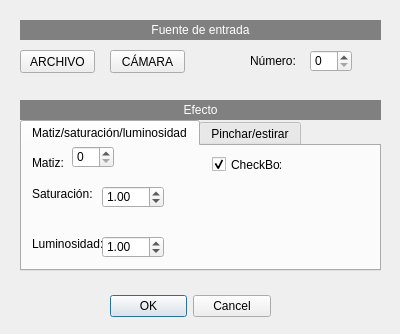
<?xml version="1.0" encoding="UTF-8"?>
<ui version="4.0">
 <class>copiar_video_ui</class>
 <widget class="QDialog" name="copiar_video_ui">
  <property name="geometry">
   <rect>
    <x>0</x>
    <y>0</y>
    <width>400</width>
    <height>334</height>
   </rect>
  </property>
  <property name="windowTitle">
   <string>Dialog</string>
  </property>
  <widget class="QDialogButtonBox" name="buttonBox">
   <property name="geometry">
    <rect>
     <x>110</x>
     <y>290</y>
     <width>161</width>
     <height>32</height>
    </rect>
   </property>
   <property name="orientation">
    <enum>Qt::Horizontal</enum>
   </property>
   <property name="standardButtons">
    <set>QDialogButtonBox::Cancel|QDialogButtonBox::Ok</set>
   </property>
  </widget>
  <widget class="QLabel" name="label_3">
   <property name="geometry">
    <rect>
     <x>20</x>
     <y>20</y>
     <width>361</width>
     <height>20</height>
    </rect>
   </property>
   <property name="styleSheet">
    <string notr="true">background-color: rgb(128, 128, 128);
color: rgb(255, 255, 255);</string>
   </property>
   <property name="text">
    <string>Fuente de entrada</string>
   </property>
   <property name="alignment">
    <set>Qt::AlignCenter</set>
   </property>
  </widget>
  <widget class="QPushButton" name="pushButton">
   <property name="geometry">
    <rect>
     <x>20</x>
     <y>50</y>
     <width>75</width>
     <height>23</height>
    </rect>
   </property>
   <property name="text">
    <string>ARCHIVO</string>
   </property>
   <property name="checkable">
    <bool>true</bool>
   </property>
   <property name="autoExclusive">
    <bool>true</bool>
   </property>
  </widget>
  <widget class="QPushButton" name="pushButton_2">
   <property name="geometry">
    <rect>
     <x>110</x>
     <y>50</y>
     <width>75</width>
     <height>23</height>
    </rect>
   </property>
   <property name="text">
    <string>CÁMARA</string>
   </property>
   <property name="checkable">
    <bool>true</bool>
   </property>
   <property name="autoExclusive">
    <bool>true</bool>
   </property>
  </widget>
  <widget class="QLabel" name="label">
   <property name="geometry">
    <rect>
     <x>250</x>
     <y>50</y>
     <width>47</width>
     <height>21</height>
    </rect>
   </property>
   <property name="text">
    <string>Número:</string>
   </property>
  </widget>
  <widget class="QSpinBox" name="spinBox">
   <property name="geometry">
    <rect>
     <x>310</x>
     <y>50</y>
     <width>42</width>
     <height>22</height>
    </rect>
   </property>
  </widget>
  <widget class="QTabWidget" name="tabWidget">
   <property name="geometry">
    <rect>
     <x>20</x>
     <y>120</y>
     <width>361</width>
     <height>151</height>
    </rect>
   </property>
   <property name="currentIndex">
    <number>0</number>
   </property>
   <widget class="QWidget" name="tab">
    <attribute name="title">
     <string>Matiz/saturación/luminosidad</string>
    </attribute>
    <widget class="QLabel" name="label_2">
     <property name="geometry">
      <rect>
       <x>10</x>
       <y>10</y>
       <width>47</width>
       <height>13</height>
      </rect>
     </property>
     <property name="text">
      <string>Matiz:</string>
     </property>
    </widget>
    <widget class="QSpinBox" name="spinBox_2">
     <property name="geometry">
      <rect>
       <x>50</x>
       <y>0</y>
       <width>42</width>
       <height>22</height>
      </rect>
     </property>
     <property name="maximum">
      <number>360</number>
     </property>
    </widget>
    <widget class="QLabel" name="label_5">
     <property name="geometry">
      <rect>
       <x>10</x>
       <y>90</y>
       <width>71</width>
       <height>16</height>
      </rect>
     </property>
     <property name="text">
      <string>Luminosidad:</string>
     </property>
    </widget>
    <widget class="QLabel" name="label_6">
     <property name="geometry">
      <rect>
       <x>10</x>
       <y>40</y>
       <width>61</width>
       <height>16</height>
      </rect>
     </property>
     <property name="text">
      <string>Saturación:</string>
     </property>
    </widget>
    <widget class="QDoubleSpinBox" name="doubleSpinBox">
     <property name="geometry">
      <rect>
       <x>80</x>
       <y>40</y>
       <width>62</width>
       <height>22</height>
      </rect>
     </property>
     <property name="value">
      <double>1.000000000000000</double>
     </property>
    </widget>
    <widget class="QDoubleSpinBox" name="doubleSpinBox_2">
     <property name="geometry">
      <rect>
       <x>80</x>
       <y>90</y>
       <width>62</width>
       <height>22</height>
      </rect>
     </property>
     <property name="value">
      <double>1.000000000000000</double>
     </property>
    </widget>
    <widget class="QCheckBox" name="checkBox">
     <property name="geometry">
      <rect>
       <x>190</x>
       <y>10</y>
       <width>70</width>
       <height>17</height>
      </rect>
     </property>
     <property name="text">
      <string>CheckBox</string>
     </property>
     <property name="checked">
      <bool>true</bool>
     </property>
    </widget>
   </widget>
   <widget class="QWidget" name="tab_2">
    <attribute name="title">
     <string>Pinchar/estirar</string>
    </attribute>
    <widget class="QDoubleSpinBox" name="doubleSpinBox_3">
     <property name="geometry">
      <rect>
       <x>90</x>
       <y>90</y>
       <width>62</width>
       <height>22</height>
      </rect>
     </property>
     <property name="minimum">
      <double>-60.000000000000000</double>
     </property>
     <property name="maximum">
      <double>60.000000000000000</double>
     </property>
     <property name="value">
      <double>30.000000000000000</double>
     </property>
    </widget>
    <widget class="QDoubleSpinBox" name="doubleSpinBox_4">
     <property name="geometry">
      <rect>
       <x>90</x>
       <y>40</y>
       <width>62</width>
       <height>22</height>
      </rect>
     </property>
     <property name="maximum">
      <double>1000.000000000000000</double>
     </property>
     <property name="value">
      <double>200.000000000000000</double>
     </property>
    </widget>
    <widget class="QLabel" name="label_7">
     <property name="geometry">
      <rect>
       <x>20</x>
       <y>10</y>
       <width>16</width>
       <height>16</height>
      </rect>
     </property>
     <property name="text">
      <string>X:</string>
     </property>
    </widget>
    <widget class="QLabel" name="label_8">
     <property name="geometry">
      <rect>
       <x>20</x>
       <y>90</y>
       <width>71</width>
       <height>16</height>
      </rect>
     </property>
     <property name="text">
      <string>Grado:</string>
     </property>
    </widget>
    <widget class="QSpinBox" name="spinBox_3">
     <property name="geometry">
      <rect>
       <x>40</x>
       <y>10</y>
       <width>42</width>
       <height>22</height>
      </rect>
     </property>
     <property name="maximum">
      <number>1000</number>
     </property>
     <property name="value">
      <number>100</number>
     </property>
    </widget>
    <widget class="QLabel" name="label_9">
     <property name="geometry">
      <rect>
       <x>20</x>
       <y>40</y>
       <width>61</width>
       <height>16</height>
      </rect>
     </property>
     <property name="text">
      <string>Radio:</string>
     </property>
    </widget>
    <widget class="QLabel" name="label_10">
     <property name="geometry">
      <rect>
       <x>100</x>
       <y>10</y>
       <width>16</width>
       <height>16</height>
      </rect>
     </property>
     <property name="text">
      <string>Y:</string>
     </property>
    </widget>
    <widget class="QSpinBox" name="spinBox_4">
     <property name="geometry">
      <rect>
       <x>120</x>
       <y>10</y>
       <width>42</width>
       <height>22</height>
      </rect>
     </property>
     <property name="maximum">
      <number>1000</number>
     </property>
     <property name="value">
      <number>100</number>
     </property>
    </widget>
   </widget>
  </widget>
  <widget class="QLabel" name="label_4">
   <property name="geometry">
    <rect>
     <x>20</x>
     <y>100</y>
     <width>361</width>
     <height>20</height>
    </rect>
   </property>
   <property name="styleSheet">
    <string notr="true">background-color: rgb(128, 128, 128);
color: rgb(255, 255, 255);</string>
   </property>
   <property name="text">
    <string>Efecto</string>
   </property>
   <property name="alignment">
    <set>Qt::AlignCenter</set>
   </property>
  </widget>
 </widget>
 <resources/>
 <connections>
  <connection>
   <sender>buttonBox</sender>
   <signal>accepted()</signal>
   <receiver>copiar_video_ui</receiver>
   <slot>accept()</slot>
   <hints>
    <hint type="sourcelabel">
     <x>248</x>
     <y>254</y>
    </hint>
    <hint type="destinationlabel">
     <x>157</x>
     <y>274</y>
    </hint>
   </hints>
  </connection>
  <connection>
   <sender>buttonBox</sender>
   <signal>rejected()</signal>
   <receiver>copiar_video_ui</receiver>
   <slot>reject()</slot>
   <hints>
    <hint type="sourcelabel">
     <x>316</x>
     <y>260</y>
    </hint>
    <hint type="destinationlabel">
     <x>286</x>
     <y>274</y>
    </hint>
   </hints>
  </connection>
 </connections>
</ui>
